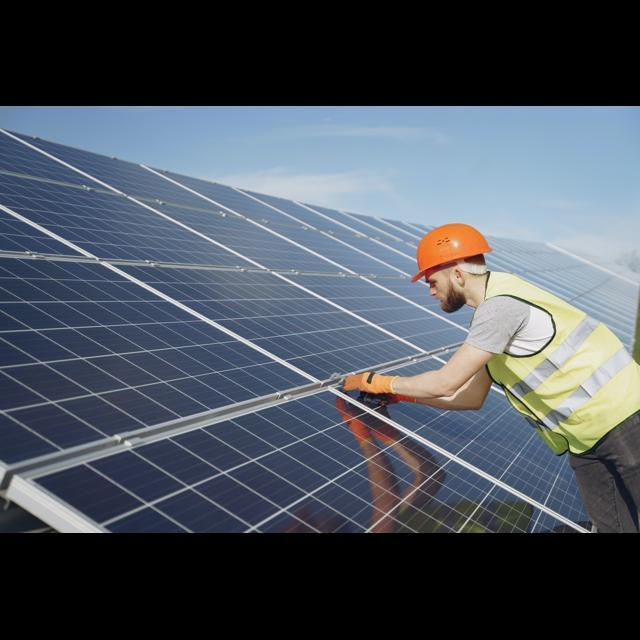
#> input picture Trabalho-E.P.I/test/image1.jpeg, 640 x 640 px, given in place of the camera
$ python sistema_final.py
#> lines starting #> are read from the running program, lines starting #| are printed output that depends on the picture; after the words box and inside, x2 and y2 are one past the last pixel; in counts of white or black regions, pixels touching at a corner belong together
import cv2
import mysql.connector
import numpy as np
import threading
import time
import tkinter as tk
from tkinter import simpledialog

# ==============================================================================
# 1. CONFIGURAÇÕES DO BANCO DE DADOS
# ==============================================================================
DB_CONFIG = {
    'host': 'localhost',
    'user': 'root',
    'password': '',
    'database': 'epi_guard',
    'port': 3308
}

# ==============================================================================
# 2. INICIALIZAÇÃO DOS MODELOS DE FACE
# ==============================================================================
print("[SISTEMA] Carregando Modelos de Face...")
# NOVIDADE: Carregando tanto o rosto de frente quanto o de perfil!
cascade_frente = cv2.CascadeClassifier(cv2.data.haarcascades + 'haarcascade_frontalface_default.xml')
cascade_perfil = cv2.CascadeClassifier(cv2.data.haarcascades + 'haarcascade_profileface.xml')

recognizer = cv2.face.LBPHFaceRecognizer_create()

nomes_conhecidos = {}
modelo_treinado = False
LIMITE_CONFIANCA_FACE = 60

# ==============================================================================
# 3. FUNÇÕES DE BANCO E TREINAMENTO (Mantido Intacto)
# ==============================================================================
def inicializar_banco():
    try:
        conn = mysql.connector.connect(**DB_CONFIG)
        cursor = conn.cursor()
        cursor.execute("CREATE TABLE IF NOT EXISTS alunos (id INT PRIMARY KEY, nome VARCHAR(100))")
        cursor.execute("CREATE TABLE IF NOT EXISTS amostras_facial (id INT AUTO_INCREMENT PRIMARY KEY, aluno_id INT, imagem LONGBLOB)")
        conn.commit()
        conn.close()
        print("[BD] Banco de dados pronto.")
    except Exception as e:
        print(f"[ERRO BD] {e}")

def treinar_modelo():
    global modelo_treinado, nomes_conhecidos
    try:
        conn = mysql.connector.connect(**DB_CONFIG)
        cursor = conn.cursor()
        cursor.execute("SELECT id, nome FROM alunos")
        nomes_conhecidos = {row[0]: row[1] for row in cursor.fetchall()}

        cursor.execute("SELECT aluno_id, imagem FROM amostras_facial")
        faces, ids = [], []
        for uid, blob in cursor.fetchall():
            if blob:
                nparr = np.frombuffer(blob, np.uint8)
                img = cv2.imdecode(nparr, cv2.IMREAD_GRAYSCALE)
                if img is not None:
                    faces.append(cv2.resize(img, (200, 200)))
                    ids.append(uid)

        if len(faces) > 0:
            recognizer.train(faces, np.array(ids))
            modelo_treinado = True
            print(f"[TREINO] Reconhecimento facial pronto. {len(faces)} amostras carregadas.")
        else:
            modelo_treinado = False
        conn.close()
    except Exception as e:
        print(f"[ERRO TREINO] {e}")

def salvar_nova_face(frame_gray, x, y, w, h, uid, nome):
    try:
        conn = mysql.connector.connect(**DB_CONFIG)
        cursor = conn.cursor()
        cursor.execute("INSERT INTO alunos (id, nome) VALUES (%s, %s) ON DUPLICATE KEY UPDATE nome=%s", (uid, nome, nome))

        h_corte = int(h * 0.60)
        face_img = cv2.resize(frame_gray[y:y+h_corte, x:x+w], (200, 200))

        _, buf = cv2.imencode('.jpg', face_img)
        cursor.execute("INSERT INTO amostras_facial (aluno_id, imagem) VALUES (%s, %s)", (uid, buf.tobytes()))
        conn.commit()
        conn.close()
    except Exception as e:
        print(f"[ERRO SALVAR] {e}")

# ==============================================================================
# 4. LOOP PRINCIPAL
# ==============================================================================
inicializar_banco()
#> (the call stopped at in inicializar_banco, `conn = mysql.connector.connect(**DB_CONFIG)`: mysql is not available in this run)
treinar_modelo()
#> (the call stopped at in treinar_modelo, `conn = mysql.connector.connect(**DB_CONFIG)`: mysql is not available in this run)

cap = cv2.VideoCapture(0)
modo_cadastro = False
cadastro_count = 0
cad_id, cad_nome = 0, ""

# Variáveis para a "Memória Visual"
ultima_face = None
frames_sem_rosto = 0

print("\n>>> RECONHECIMENTO FACIAL ATIVO (FOCO 360 + DESFOQUE NATIVO)")
print(">>> 'c' para cadastrar novo aluno | 'q' para sair\n")

while True:
    ret, frame = cap.read()
#> frame is the input picture: shape (640, 640, 3); mean B, G, R 93.4, 83.8, 76.2
    if not ret: break

    h_frame, w_frame = frame.shape[:2]
#> h_frame = 640; w_frame = 640
    gray = cv2.cvtColor(frame, cv2.COLOR_BGR2GRAY)
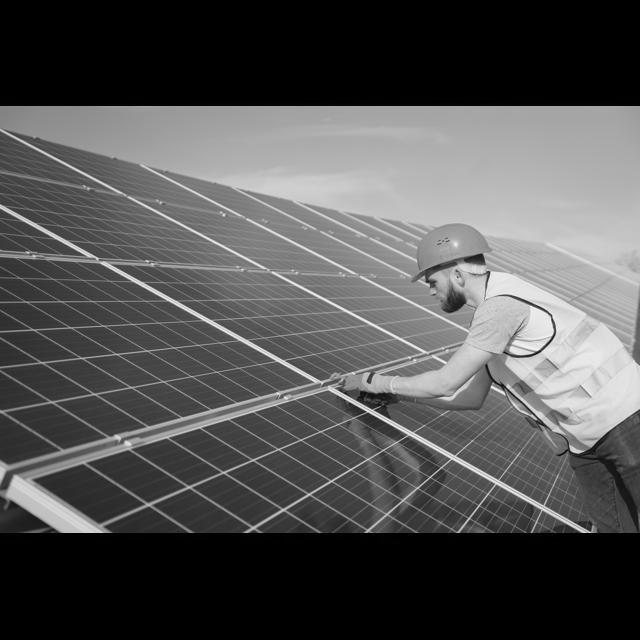
#> gray: shape (640, 640); min 0, max 254, mean 82.6

    # --- 1. DETECÇÃO 360 GRAUS ---
    todas_caixas = []

    # Detecta rosto de frente
    faces_frente = cascade_frente.detectMultiScale(gray, 1.3, 5)
#> faces_frente = ()
    for caixa in faces_frente: todas_caixas.append(caixa)
#> this loop made 0 passes
#> after the loop, todas_caixas = []

    # Detecta rosto de perfil (virado para um lado)
    faces_perfil = cascade_perfil.detectMultiScale(gray, 1.3, 5)
#> faces_perfil = ()
    for caixa in faces_perfil: todas_caixas.append(caixa)

    # Detecta rosto de perfil (virado para o outro lado espelhando a imagem)
    gray_espelhado = cv2.flip(gray, 1)
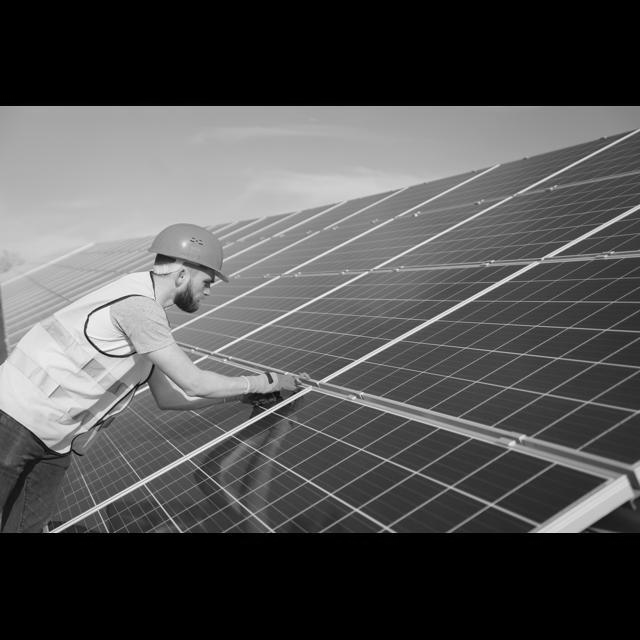
#> gray_espelhado: shape (640, 640); min 0, max 254, mean 82.6
    faces_perfil_esq = cascade_perfil.detectMultiScale(gray_espelhado, 1.3, 5)
#> faces_perfil_esq = ()
    for (x, y, w, h) in faces_perfil_esq:
        # Desfaz o espelhamento para pegar a coordenada real na tela
        x_real = w_frame - x - w
        todas_caixas.append((x_real, y, w, h))

    # --- 2. ESCOLHER O ROSTO PRINCIPAL E USAR A MEMÓRIA ---
    rosto_principal = None
    maior_area = 0

    # Pega apenas a maior caixa detectada (para evitar bugar se detectar frente e perfil junto)
    for (x, y, w, h) in todas_caixas:
        area = w * h
        if area > maior_area:
            maior_area = area
            rosto_principal = (x, y, w, h)
#> after the loop, maior_area = 0

    # Sistema de Memória: Se perder o rosto, lembra onde estava por 15 frames
    if rosto_principal is not None:
        ultima_face = rosto_principal
        frames_sem_rosto = 0
    else:
        frames_sem_rosto += 1
        if frames_sem_rosto < 15 and ultima_face is not None:
            rosto_principal = ultima_face # Usa a memória para não desfocar
        else:
            ultima_face = None # Esquece de vez após muito tempo

    # --- 3. EFEITO DE DESFOQUE ---
    fundo_desfocado = cv2.GaussianBlur(frame, (71, 71), 0)
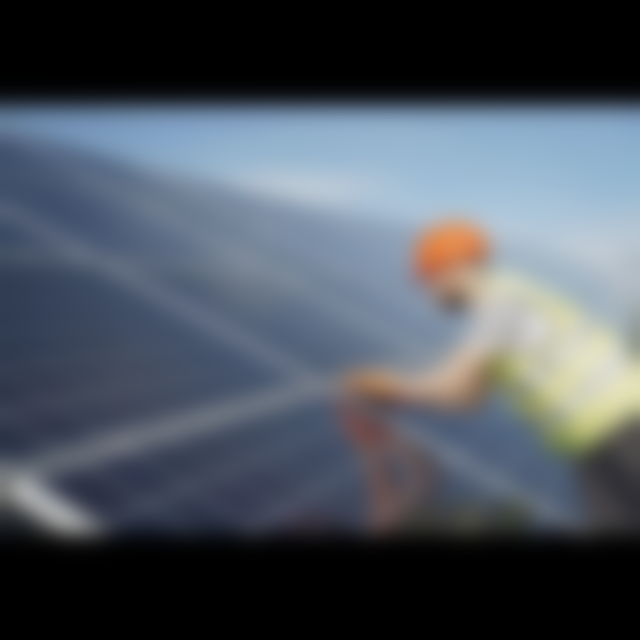
#> fundo_desfocado: shape (640, 640, 3); mean B, G, R 93.4, 83.8, 76.2
    mask = np.zeros_like(gray)

    if rosto_principal is not None:
        (x, y, w, h) = rosto_principal
        centro = (x + w // 2, y + h // 2)
        eixos = (int(w * 0.9), int(h * 1.3))
        cv2.ellipse(mask, centro, eixos, 0, 0, 360, 255, -1)

    mask_suave = cv2.GaussianBlur(mask, (51, 51), 0)
#> mask: shape (640, 640); every value is 0
    mask_3d = cv2.cvtColor(mask_suave, cv2.COLOR_GRAY2BGR) / 255.0

    frame_final = (frame * mask_3d + fundo_desfocado * (1 - mask_3d)).astype(np.uint8)

    # --- 4. APLICAÇÃO DE RECONHECIMENTO ---
    if rosto_principal is not None:
        (x, y, w, h) = rosto_principal
        h_corte = int(h * 0.60)

        if modo_cadastro:
            if cadastro_count < 25:
                cadastro_count += 1
                salvar_nova_face(gray, x, y, w, h, cad_id, cad_nome)

                cv2.rectangle(frame_final, (x, y), (x+w, y+h), (255, 165, 0), 1)
                cv2.line(frame_final, (x, y+h_corte), (x+w, y+h_corte), (255, 165, 0), 2)

                cv2.putText(frame_final, f"Capturando {cadastro_count}/25", (x, y-10),
                            cv2.FONT_HERSHEY_SIMPLEX, 0.7, (255, 165, 0), 2)
                time.sleep(0.05)
            else:
                modo_cadastro = False
                treinar_modelo()
                cadastro_count = 0
                print(f"[SUCESSO] {cad_nome} cadastrado com foco superior!")

        else:
            # OBS: O reconhecimento funciona melhor de frente. De lado ele pode dar "Desconhecido",
            # mas o DESFOQUE (foco) agora vai continuar em você graças à lógica 360!
            id_nome = "Analisando..."
            cor = (0, 0, 255)

            if modelo_treinado:
                # Usa a imagem cinza original (nítida) para o IA analisar
                roi_gray = cv2.resize(gray[y:y+h_corte, x:x+w], (200, 200))
                uid, confidencia = recognizer.predict(roi_gray)

                if confidencia < LIMITE_CONFIANCA_FACE:
                    id_nome = nomes_conhecidos.get(uid, f"ID {uid}")
                    cor = (0, 255, 0)

            cv2.rectangle(frame_final, (x, y), (x+w, y+h), cor, 1)
            cv2.line(frame_final, (x, y+h_corte), (x+w, y+h_corte), cor, 2)
            cv2.putText(frame_final, id_nome, (x, y-10), cv2.FONT_HERSHEY_SIMPLEX, 0.8, cor, 2)

    cv2.imshow("Cadastro e Reconhecimento Facial", frame_final)

    key = cv2.waitKey(1)
#> (key q is pressed here)
    if key == ord('q'):
        break
    elif key == ord('c') and not modo_cadastro:
        root = tk.Tk()
        root.withdraw()
        root.attributes('-topmost', True)
        cid = simpledialog.askinteger("Cadastro", "Digite o ID (Número):", parent=root)
        if cid:
            cnome = simpledialog.askstring("Cadastro", "Digite o Nome:", parent=root)
            if cnome:
                cad_id, cad_nome = cid, cnome
                modo_cadastro = True
        root.destroy()

cap.release()
cv2.destroyAllWindows()

$ run again, on Trabalho-E.P.I/test/image10.jpeg
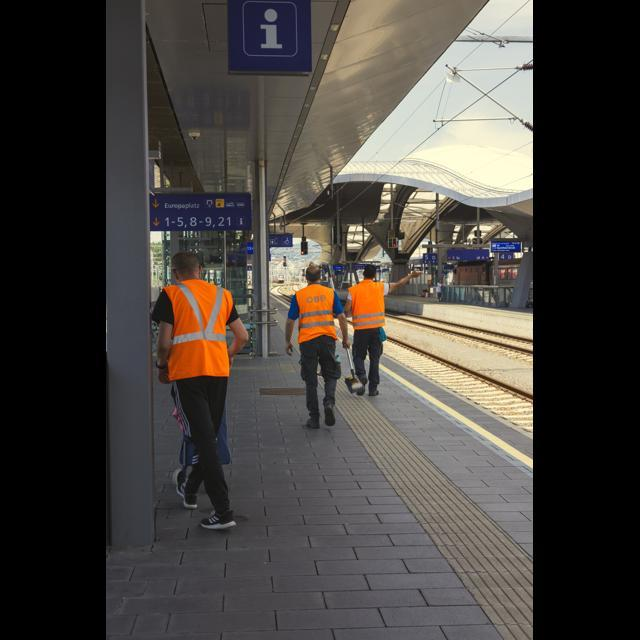
#> input picture Trabalho-E.P.I/test/image10.jpeg, 640 x 640 px, given in place of the camera
#> frame is the input picture: shape (640, 640, 3); mean B, G, R 62.8, 67.4, 71.9
#> faces_frente = ()
#> after the loop `for caixa in faces_frente: todas_caixas.append(caixa)`: todas_caixas = []
#> faces_perfil = ()
#> `gray_espelhado = cv2.flip(gray, 1)`:
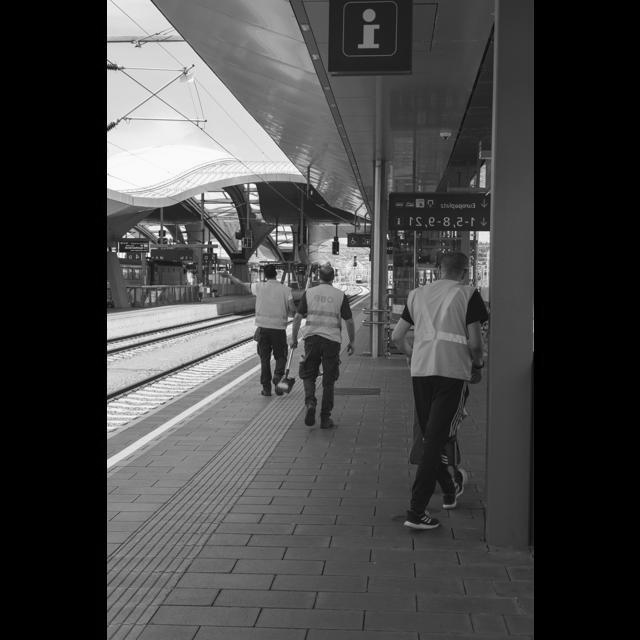
#> gray_espelhado: shape (640, 640); min 0, max 253, mean 68.2
#> after the loop `for (x, y, w, h) in todas_caixas:`: maior_area = 0
#> `fundo_desfocado = cv2.GaussianBlur(frame, (71, 71), 0)`:
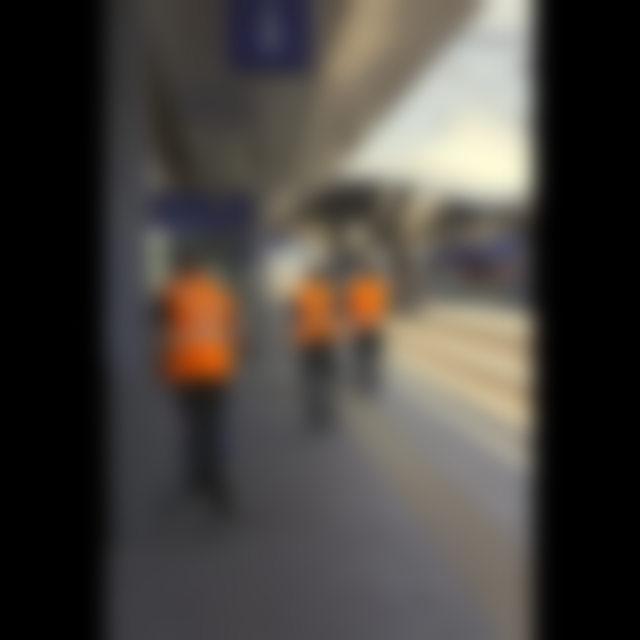
#> fundo_desfocado: shape (640, 640, 3); mean B, G, R 62.8, 67.4, 71.9
#> mask: shape (640, 640); every value is 0

$ run again, on Trabalho-E.P.I/test/image122.jpeg
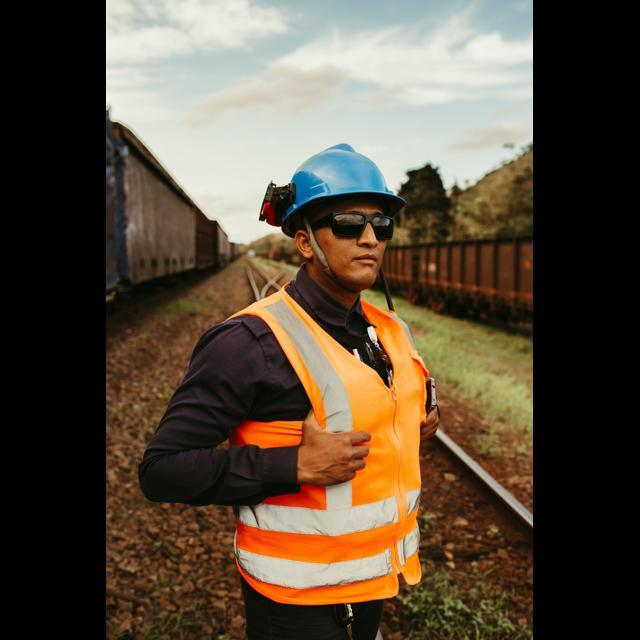
#> input picture Trabalho-E.P.I/test/image122.jpeg, 640 x 640 px, given in place of the camera
#> frame is the input picture: shape (640, 640, 3); mean B, G, R 60.3, 76.4, 89.9
#> faces_frente = ()
#> after the loop `for caixa in faces_frente: todas_caixas.append(caixa)`: todas_caixas = []
#> faces_perfil = ()
#> faces_perfil_esq = [[234, 181, 118, 118]]
#> the loop `for (x, y, w, h) in faces_perfil_esq:` made 1 pass
#> (x, y, w, h, x_real) on pass 1: (234, 181, 118, 118, 288)
#> after the loop `for (x, y, w, h) in faces_perfil_esq:`: todas_caixas = [(288, 181, 118, 118)]
#> the loop `for (x, y, w, h) in todas_caixas:` made 1 pass
#> (x, y, w, h, area, maior_area) on pass 1: (288, 181, 118, 118, 13924, 13924)
#> after the loop `for (x, y, w, h) in todas_caixas:`: maior_area = 13924
#> ultima_face = (288, 181, 118, 118)
#> `(x, y, w, h) = rosto_principal`: x = 288; y = 181; w = 118
#> centro = (347, 240)
#> eixos = (106, 153)
#> `cv2.ellipse(mask, centro, eixos, 0, 0, 360, 255, -1)`:
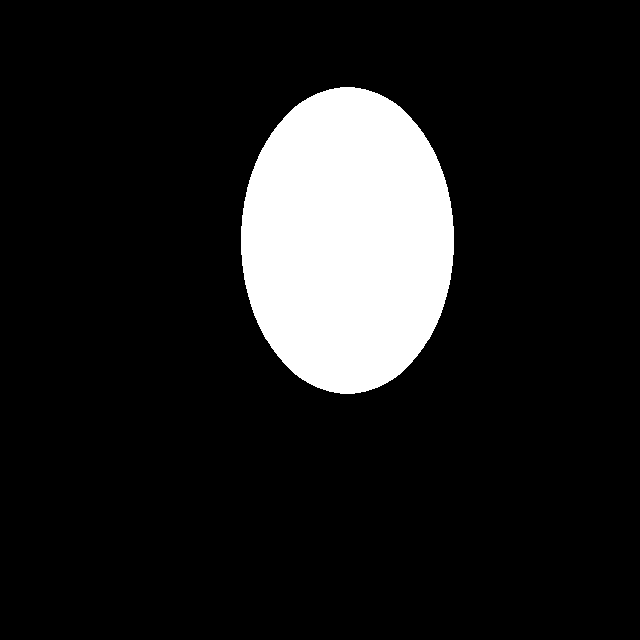
#> mask: shape (640, 640); 12.5% white; 1 white region, box (x1, y1, x2, y2) and area: (241, 87, 454, 394) 51287
#> h_corte = 70
#> `cv2.putText(frame_final, id_nome, (x, y-10), cv2.FONT_HERSHEY_SIMPLEX,..`:
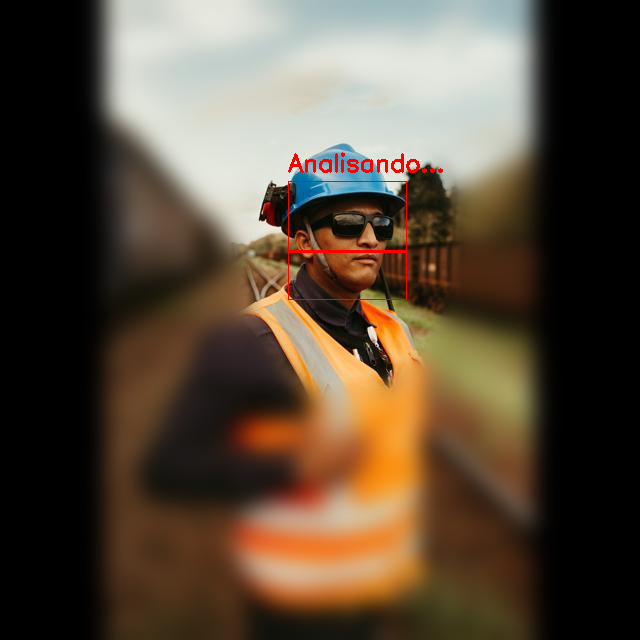
#> frame_final: shape (640, 640, 3); mean B, G, R 59.7, 75.7, 90.5

$ run again, on Trabalho-E.P.I/test/image470.jpeg
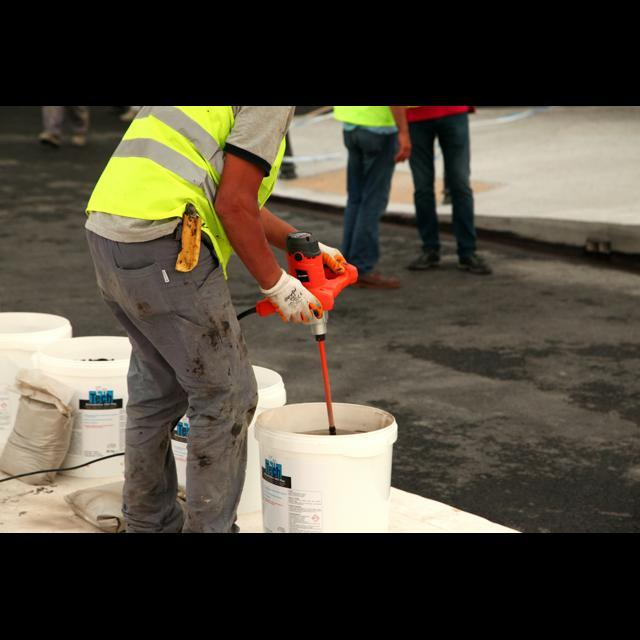
#> input picture Trabalho-E.P.I/test/image470.jpeg, 640 x 640 px, given in place of the camera
#> frame is the input picture: shape (640, 640, 3); mean B, G, R 61.7, 75.2, 81.9
#> faces_frente = ()
#> after the loop `for caixa in faces_frente: todas_caixas.append(caixa)`: todas_caixas = []
#> faces_perfil = ()
#> `gray_espelhado = cv2.flip(gray, 1)`:
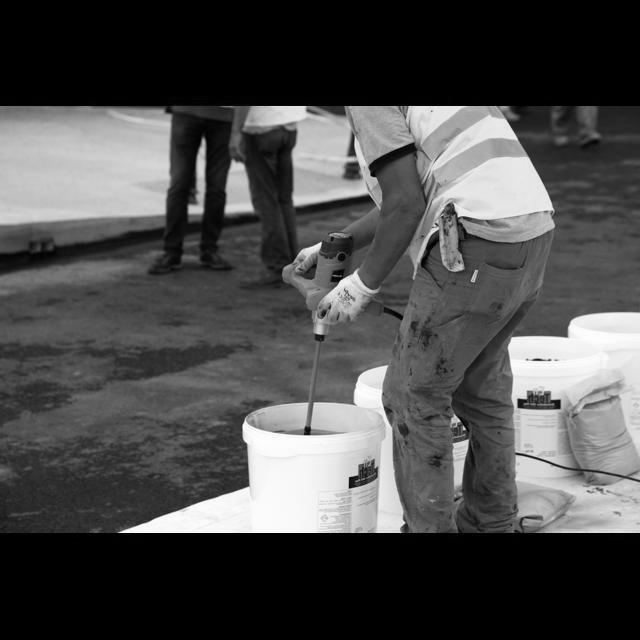
#> gray_espelhado: shape (640, 640); min 0, max 254, mean 75.7
#> after the loop `for (x, y, w, h) in todas_caixas:`: maior_area = 0
#> `fundo_desfocado = cv2.GaussianBlur(frame, (71, 71), 0)`:
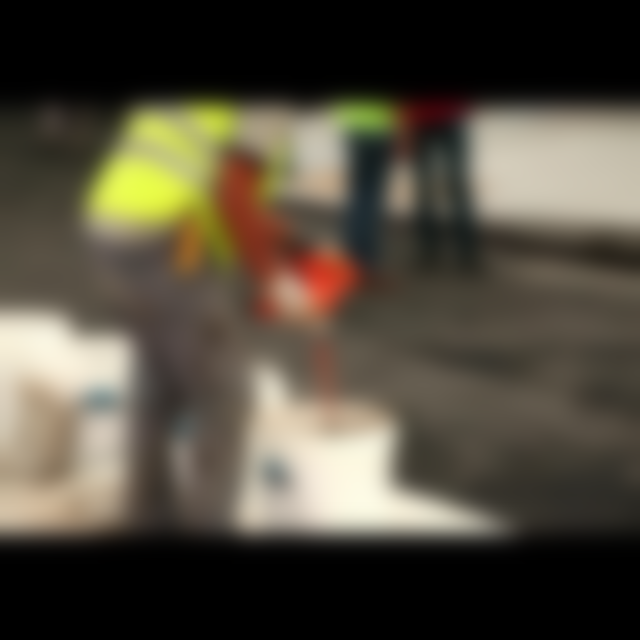
#> fundo_desfocado: shape (640, 640, 3); mean B, G, R 61.7, 75.2, 81.9
#> mask: shape (640, 640); every value is 0
